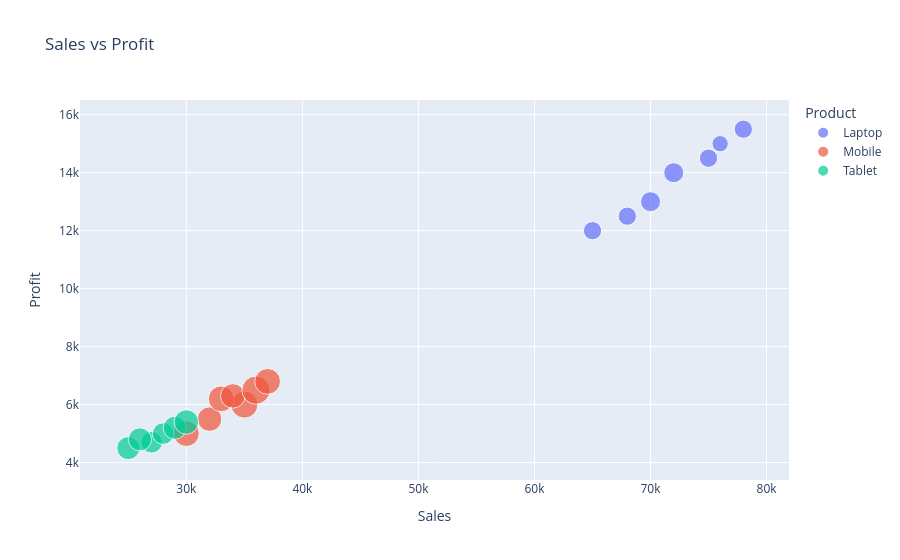

Notebook source saved alongside this figure:
### Code cell
fig = px.scatter(
    df,
    x="Sales",
    y="Profit",
    color="Product",
    size="Quantity",
    title="Sales vs Profit"
)

fig.show()

### Figure 1 — Plotly figure (JSON) as saved in the notebook; plotly's stock layout.template omitted (floating-point values rounded to 4 significant figures)
{"data": [{"hovertemplate": "Product=Laptop<br>Sales=%{x}<br>Profit=%{y}<br>Quantity=%{marker.size}<extra></extra>", "legendgroup": "Laptop", "marker": {"color": "#636efa", "size": [5, 6, 5, 6, 5, 4, 5], "sizemode": "area", "sizeref": 0.03, "symbol": "circle"}, "mode": "markers", "name": "Laptop", "orientation": "v", "showlegend": true, "type": "scatter", "x": [65000, 70000, 68000, 72000, 75000, 76000, 78000], "xaxis": "x", "y": [12000, 13000, 12500, 14000, 14500, 15000, 15500], "yaxis": "y"}, {"hovertemplate": "Product=Mobile<br>Sales=%{x}<br>Profit=%{y}<br>Quantity=%{marker.size}<extra></extra>", "legendgroup": "Mobile", "marker": {"color": "#EF553B", "size": [10, 9, 11, 10, 9, 12, 10], "sizemode": "area", "sizeref": 0.03, "symbol": "circle"}, "mode": "markers", "name": "Mobile", "orientation": "v", "showlegend": true, "type": "scatter", "x": [30000, 32000, 35000, 33000, 34000, 36000, 37000], "xaxis": "x", "y": [5000, 5500, 6000, 6200, 6300, 6500, 6800], "yaxis": "y"}, {"hovertemplate": "Product=Tablet<br>Sales=%{x}<br>Profit=%{y}<br>Quantity=%{marker.size}<extra></extra>", "legendgroup": "Tablet", "marker": {"color": "#00cc96", "size": [8, 7, 8, 7, 8, 9], "sizemode": "area", "sizeref": 0.03, "symbol": "circle"}, "mode": "markers", "name": "Tablet", "orientation": "v", "showlegend": true, "type": "scatter", "x": [25000, 27000, 26000, 28000, 29000, 30000], "xaxis": "x", "y": [4500, 4700, 4800, 5000, 5200, 5400], "yaxis": "y"}], "layout": {"legend": {"itemsizing": "constant", "title": {"text": "Product"}, "tracegroupgap": 0}, "title": {"text": "Sales vs Profit"}, "xaxis": {"anchor": "y", "domain": [0, 1], "title": {"text": "Sales"}}, "yaxis": {"anchor": "x", "domain": [0, 1], "title": {"text": "Profit"}}}}
